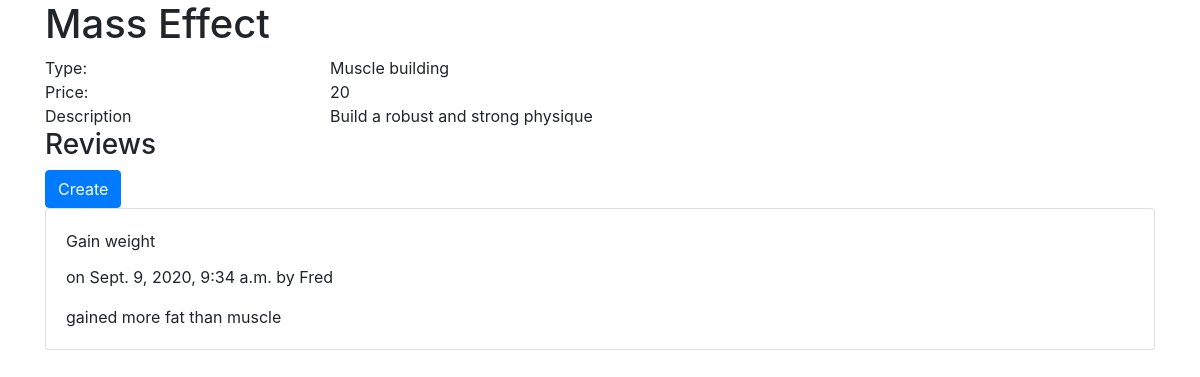
Before: /products/mealplans/details/1 with the older database file.
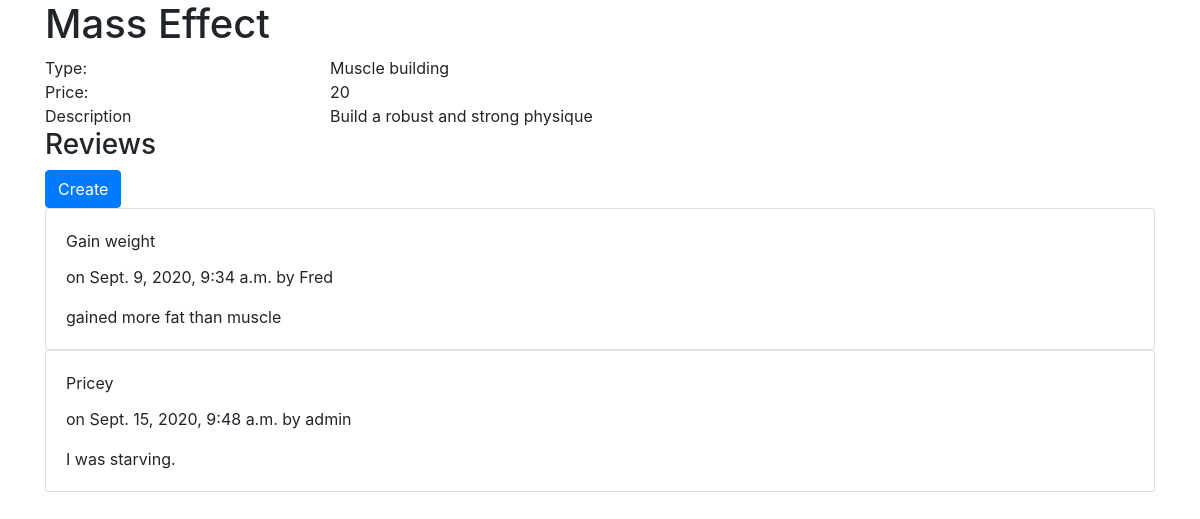
After: the same page with the newer database file.
### reviews/models.py (models this page shows, shortened)
class MealplanReview(models.Model):
    title = models.CharField(blank=False, max_length=255)
    content = models.TextField(blank=False, max_length=255)
    datetime = models.DateTimeField(auto_now=True)
    mealplan = models.ForeignKey(Mealplan, on_delete=models.CASCADE)
    customer = models.ForeignKey(User, on_delete=models.CASCADE)

### products/views.py (the view)
def view_mealplan_details(request, mealplan_id):
    mealplan_model = get_object_or_404(Mealplan, pk=mealplan_id)
    return render(request, 'products/mealplan_details.template.html', {
        "mealplan": mealplan_model
    })

### products/models.py (called while the page is built)
    def __str__(self):
        return self.type

### products/templates/products/mealplan_details.template.html (shortened to what this page needs)
{% extends 'base.template.html' %}
{% block content %}
<h1>{{mealplan.title}}</h1>
<div class="row">
  <div class="col-3">
    Type:
  </div>
  <div class="col">
    {{mealplan.mealplan_type}}
  </div>
</div>
<div class="row">
  <div class="col-3">
    Price:
  </div>
  <div class="col">
    {{mealplan.price}}
  </div>
</div>
<div class="row">
  <div class="col-3">Description</div>
  <div class="col">{{mealplan.description}}</div>
</div>
<h3>Reviews</h3>
<a class="btn btn-primary" href="{% url 'create_mealplan_review_route' mealplan_id=mealplan.id %}">Create</a>
{% for r in mealplan.mealplanreview_set.all %}
<div class="card">
  <div class="card-body">
    <div class="card-title">{{r.title}}</div>
    <p>on {{r.datetime}} by {{r.customer.username}}</p>
    <div>
      {{r.content}}
    </div>
  </div>
</div>
{% endfor %}
{% endblock%}

Changed rows visible on the page:
added MealplanReview: title "Pricey", datetime "Sept. 15, 2020, 9:48 a.m.", customer.username "admin", content "I was starving."
